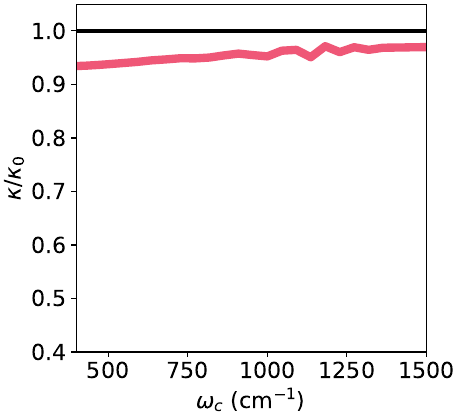

Python code for this plot:
import numpy as np
import matplotlib.pyplot as plt

from numpy import kron as ꕕ
from matplotlib import cm as colm
import numpy as np
import matplotlib.pyplot as plt
plt.rcParams.update({'font.size': 16}) 
width= 4.6
aspect_ratio= 1.1
fig_size = (width, width / aspect_ratio)
plt.figure(figsize=fig_size, constrained_layout=True)



def plot_curve(filename, label, scalefactor):
    data = np.genfromtxt(filename)
    plt.plot(data[:, 0], data[:, 3]/scalefactor, label = label, c = '#ef5777', lw = 6)
    #plt.plot(data[:, 0], data[:, 4]/scalefactor, label = label)

data_no_cav = np.genfromtxt("S3c-nocav.out")
plt.xlim(400, 1500)
plt.xlabel(r'$\omega_c$ $(\mathrm{cm}^{-1})$')
plt.ylabel(r'$\kappa /\kappa_0$')

plt.plot([400, 2500], [1, 1], 'k', lw = 3, label='no cavity')
plot_curve("S3c-cav.out", r'$\eta=5\times10^{-3}$', data_no_cav[0, 4])
plt.ylim(0.4, 1.05)
plt.savefig('S3c.pdf') 